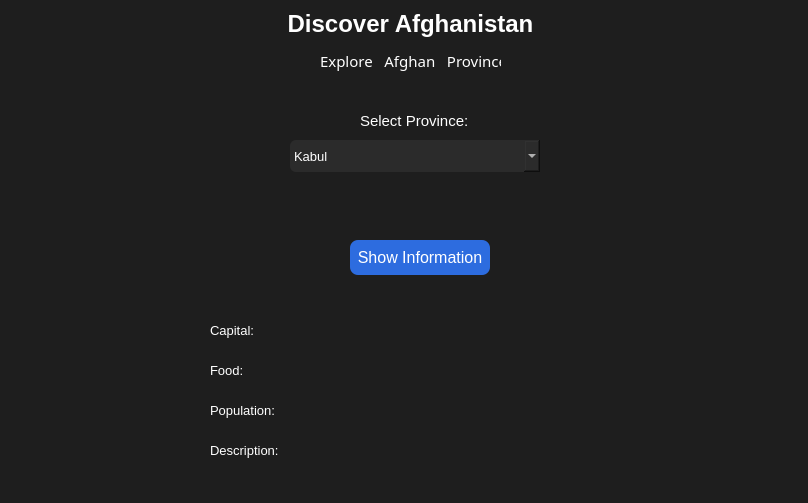
<?xml version="1.0" encoding="UTF-8"?>
<ui version="4.0">
 <class>MainWindow</class>
 <widget class="QMainWindow" name="MainWindow">
  <property name="geometry">
   <rect>
    <x>0</x>
    <y>0</y>
    <width>808</width>
    <height>503</height>
   </rect>
  </property>
  <property name="windowTitle">
   <string>MainWindow</string>
  </property>
  <property name="styleSheet">
   <string notr="true">background-color: #1e1e1e;
color: white;</string>
  </property>
  <property name="toolButtonStyle">
   <enum>Qt::ToolButtonStyle::ToolButtonIconOnly</enum>
  </property>
  <widget class="QWidget" name="centralwidget">
   <widget class="QLabel" name="topTitle">
    <property name="geometry">
     <rect>
      <x>280</x>
      <y>10</y>
      <width>261</width>
      <height>41</height>
     </rect>
    </property>
    <property name="font">
     <font>
      <pointsize>18</pointsize>
      <bold>true</bold>
     </font>
    </property>
    <property name="layoutDirection">
     <enum>Qt::LayoutDirection::LeftToRight</enum>
    </property>
    <property name="text">
     <string>Discover Afghanistan</string>
    </property>
    <property name="alignment">
     <set>Qt::AlignmentFlag::AlignHCenter|Qt::AlignmentFlag::AlignTop</set>
    </property>
   </widget>
   <widget class="QLabel" name="label">
    <property name="geometry">
     <rect>
      <x>360</x>
      <y>110</y>
      <width>111</width>
      <height>21</height>
     </rect>
    </property>
    <property name="font">
     <font>
      <pointsize>11</pointsize>
     </font>
    </property>
    <property name="text">
     <string>Select Province: </string>
    </property>
    <property name="alignment">
     <set>Qt::AlignmentFlag::AlignJustify|Qt::AlignmentFlag::AlignVCenter</set>
    </property>
   </widget>
   <widget class="QComboBox" name="provinceBox">
    <property name="geometry">
     <rect>
      <x>290</x>
      <y>140</y>
      <width>250</width>
      <height>32</height>
     </rect>
    </property>
    <property name="font">
     <font>
      <pointsize>10</pointsize>
     </font>
    </property>
    <property name="styleSheet">
     <string notr="true">background-color: #2b2b2b;
color: white;
border-radius: 6px;
padding: 4px;</string>
    </property>
    <item>
     <property name="text">
      <string>Kabul</string>
     </property>
    </item>
    <item>
     <property name="text">
      <string>Herat</string>
     </property>
    </item>
    <item>
     <property name="text">
      <string>Mazar-i-Sharif</string>
     </property>
    </item>
    <item>
     <property name="text">
      <string>Kandahar</string>
     </property>
    </item>
    <item>
     <property name="text">
      <string>Bamyan</string>
     </property>
    </item>
   </widget>
   <widget class="QPushButton" name="showButton">
    <property name="geometry">
     <rect>
      <x>350</x>
      <y>240</y>
      <width>140</width>
      <height>35</height>
     </rect>
    </property>
    <property name="font">
     <font>
      <pointsize>12</pointsize>
     </font>
    </property>
    <property name="styleSheet">
     <string notr="true">background-color: #2d6cdf;
color: white;
border-radius: 8px;
padding: 6px;</string>
    </property>
    <property name="text">
     <string>Show Information</string>
    </property>
   </widget>
   <widget class="QLabel" name="capitalLabel">
    <property name="geometry">
     <rect>
      <x>210</x>
      <y>320</y>
      <width>241</width>
      <height>21</height>
     </rect>
    </property>
    <property name="font">
     <font>
      <pointsize>10</pointsize>
     </font>
    </property>
    <property name="text">
     <string>Capital:</string>
    </property>
   </widget>
   <widget class="QLabel" name="foodLabel">
    <property name="geometry">
     <rect>
      <x>210</x>
      <y>360</y>
      <width>241</width>
      <height>21</height>
     </rect>
    </property>
    <property name="font">
     <font>
      <pointsize>10</pointsize>
     </font>
    </property>
    <property name="text">
     <string>Food:</string>
    </property>
   </widget>
   <widget class="QLabel" name="populationLabel">
    <property name="geometry">
     <rect>
      <x>210</x>
      <y>400</y>
      <width>241</width>
      <height>21</height>
     </rect>
    </property>
    <property name="font">
     <font>
      <pointsize>10</pointsize>
     </font>
    </property>
    <property name="text">
     <string>Population:</string>
    </property>
   </widget>
   <widget class="QLabel" name="descriptionLabel">
    <property name="geometry">
     <rect>
      <x>210</x>
      <y>440</y>
      <width>461</width>
      <height>21</height>
     </rect>
    </property>
    <property name="font">
     <font>
      <pointsize>10</pointsize>
     </font>
    </property>
    <property name="text">
     <string>Description:</string>
    </property>
   </widget>
   <widget class="QLabel" name="subtitleLabel">
    <property name="geometry">
     <rect>
      <x>320</x>
      <y>50</y>
      <width>181</width>
      <height>21</height>
     </rect>
    </property>
    <property name="font">
     <font>
      <family>Sans Serif Collection</family>
      <pointsize>11</pointsize>
     </font>
    </property>
    <property name="text">
     <string>Explore   Afghan   Provinces</string>
    </property>
    <property name="alignment">
     <set>Qt::AlignmentFlag::AlignJustify|Qt::AlignmentFlag::AlignVCenter</set>
    </property>
   </widget>
  </widget>
  <widget class="QStatusBar" name="statusbar"/>
 </widget>
 <resources/>
 <connections/>
</ui>
